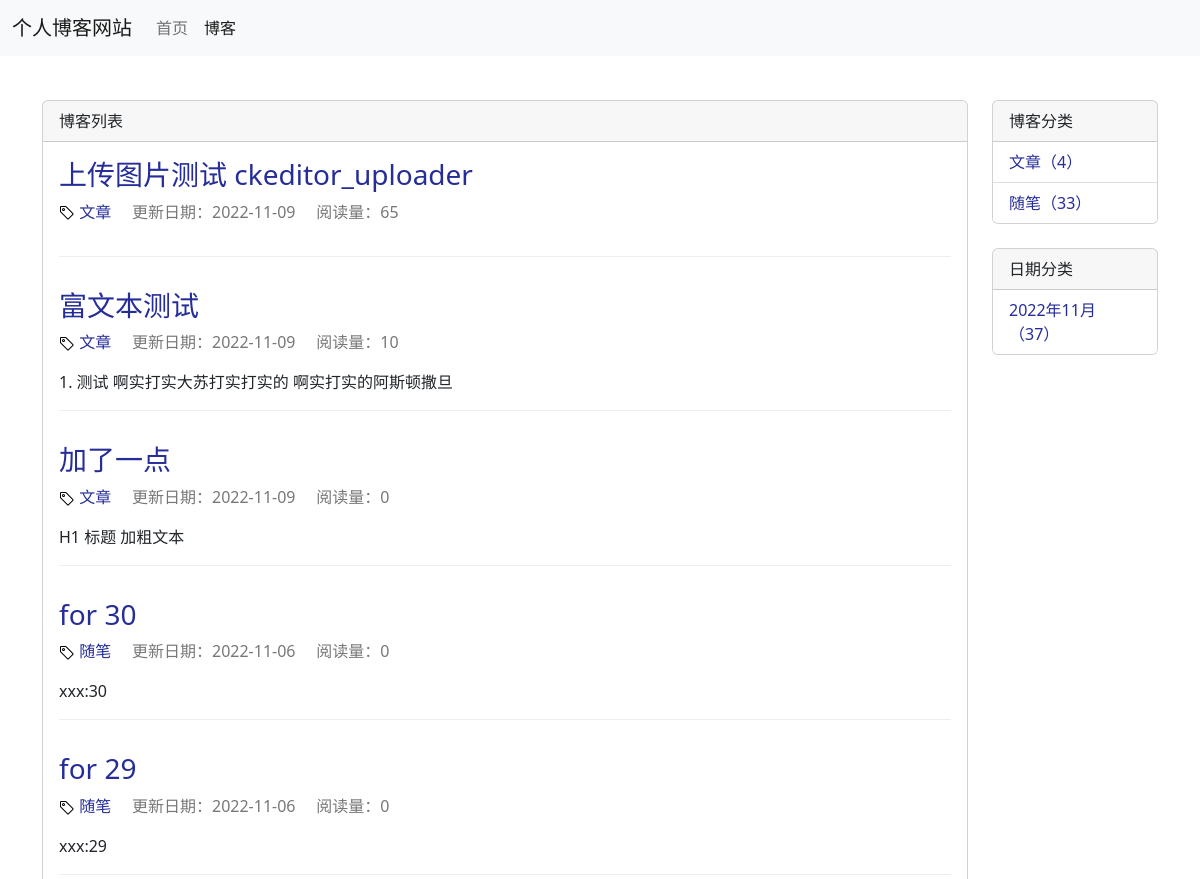
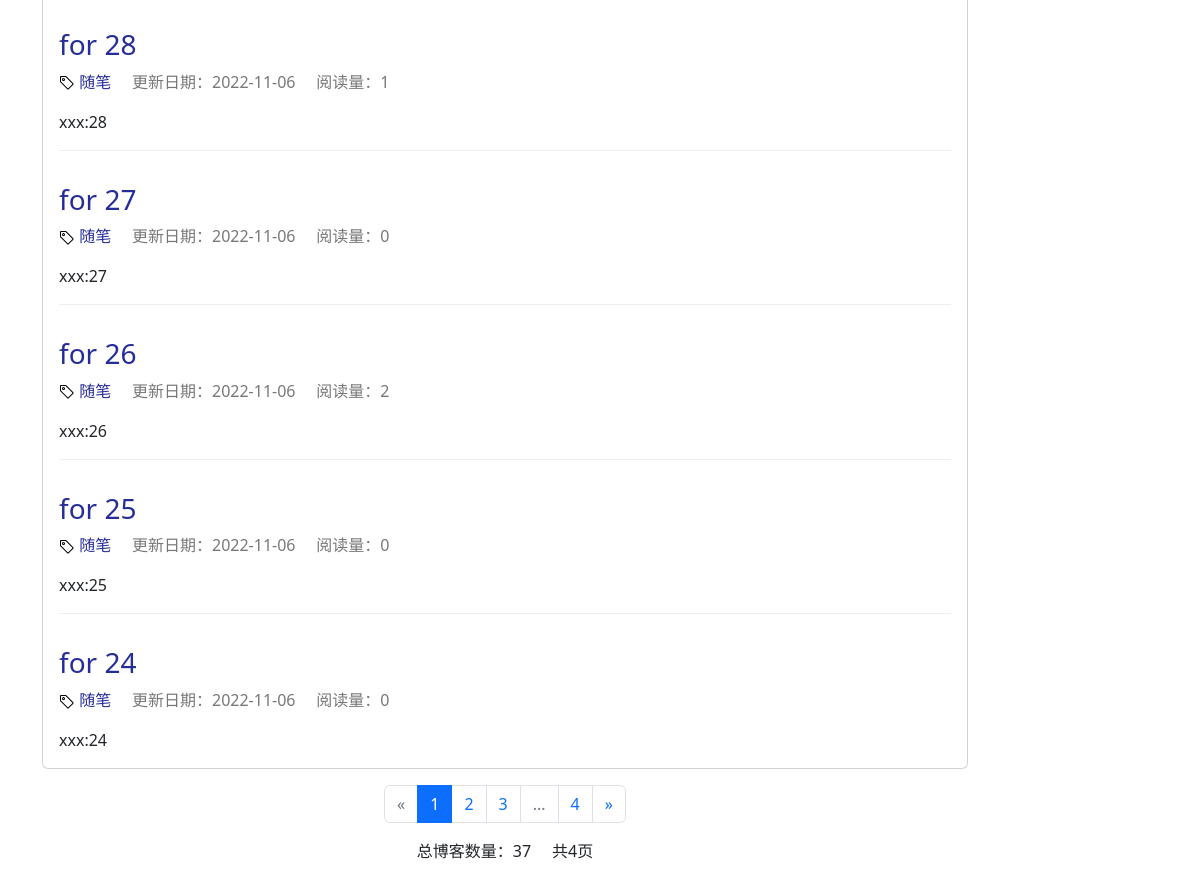
Screenshot of /blog/ with the database file from the repository (2 pictures, top to bottom).
### blog/models.py (models this page shows, shortened)
class Blog(models.Model, ReadNumExpandMethod):
    title = models.CharField(verbose_name='标题', max_length=50)
    blog_type = models.ForeignKey(verbose_name='博客类型', to=BlogType, on_delete=models.DO_NOTHING)
    content = RichTextUploadingField(verbose_name='内容')
    author = models.ForeignKey(verbose_name='作者', to=User, on_delete=models.DO_NOTHING)
    read_details = GenericRelation(ReadDetail)  # 关联模型
    create_time = models.DateTimeField(verbose_name='创建时间', auto_now_add=True)
    last_update_time = models.DateTimeField(verbose_name='最后更新时间', auto_now=True)
    class Meta:
        ordering = ['-create_time']

class BlogType(models.Model):
    type_name = models.CharField(verbose_name='博客类型', max_length=15)
    def __str__(self):
        return self.type_name

### read_statistics/models.py (models this page shows)
class ReadNum(models.Model):
    read_num = models.IntegerField(verbose_name='文章阅读数量', default=0)
    content_type = models.ForeignKey(ContentType, on_delete=models.DO_NOTHING)
    object_id = models.PositiveIntegerField()
    content_object = GenericForeignKey('content_type', 'object_id')

### blog/views.py (the view)
# urls.py: path('', views.blog_list, name='blog_list'),
def blog_list(request):
    blogs_all_list = Blog.objects.all()
    context = get_blog_list_common_data(request, blogs_all_list)
    return render(request, 'blog/blog_list.html', context)

### read_statistics/models.py (called while the page is built)
    def get_read_num(self):
        try:
            ct = ContentType.objects.get_for_model(self)
            read_num = ReadNum.objects.get(content_type=ct, object_id=self.pk).read_num
            return read_num
        except exceptions.ObjectDoesNotExist as e:
            return 0

### blog/templates/blog/blog_list.html (shortened to what this page needs)
{% extends 'base.html' %}
{% load static %}
{% block css_styles01 %}
    <link rel="stylesheet" href="{% static 'css/blog_list.css' %}">
{% endblock %}
{% block nav-blog-active %}active{% endblock %}
{% block content %}
    <div class="container">
        <div class="row">
            <div class="col-sm-8 col-md-9 col-lg-10">
                <div class="card mb-3">
                    <div class="card-header">
                        {% block blog_list_title %}博客列表{% endblock %}
                    </div>
                    <div class="card-body">
                        {% for blog in blogs %}
                            <div class="blog-list">
                                <h3 class="card-title"><a href="{% url 'blog_detail' blog.pk %}">{{ blog.title }}</a>
                                </h3>
                                <p class="blog-list-info">
                                    <img src="{% static 'res/icons/tag.svg' %}" alt="分类"><a
                                        href="{% url 'blogs_with_type' blog.blog_type.pk %}"> {{ blog.blog_type }}</a>
                                    &nbsp;&nbsp;&nbsp;
                                    更新日期：{{ blog.last_update_time|date:'Y-m-d' }}
                                    &nbsp;&nbsp;&nbsp;
                                    阅读量：{{ blog.get_read_num }}
                                </p>
                                <p class="card-text">{{ blog.content|truncatechars:120|striptags }}</p>
                            </div>
                        {% empty %}
                            <div class="blog_list">
                                <h3 class="card-text">暂无博客，敬请期待</h3>
                            </div>
                        {% endfor %}
                    </div>
                </div>
                <div class="paginator">
                    <nav aria-label="Page navigation example">
                        <ul class="pagination justify-content-center">
                            <li class="page-item">
                                {% if page_of_blogs.has_previous %}
                                    <a class="page-link" href="?page={{ page_of_blogs.previous_page_number }}"
                                       aria-label="Previous">
                                        <span aria-hidden="true">&laquo;</span>
                                    </a>
                                {% else %}
                                    <a class="page-link disabled" href="#" aria-label="Previous">
                                        <span aria-hidden="true">&laquo;</span>
                                    </a>
                                {% endif %}
                            </li>
                            {% for page_num in page_range %}
                                <li class="page-item {% if page_num == page_of_blogs.number %}active{% endif %} {% if page_num == '...' %}disabled{% endif %}">
                                    <a class="page-link" href="?page={{ page_num }}">{{ page_num }}</a>
                                </li>
                            {% endfor %}
                            <li class="page-item">
                                {% if page_of_blogs.has_next %}
                                    <a class="page-link" href="?page={{ page_of_blogs.next_page_number }}"
                                       aria-label="Next">
                                        <span aria-hidden="true">&raquo;</span>
                                    </a>
                                {% else %}
                                    <a class="page-link disabled" href="#" aria-label="Next">
                                        <span aria-hidden="true">&raquo;</span>
                                    </a>
                                {% endif %}
                            </li>
                        </ul>
                    </nav>
                </div>
                <div class="count">
                    <p>
                        总博客数量：{{ page_of_blogs.paginator.count }}
                        &nbsp;&nbsp;&nbsp;
                        共{{ page_of_blogs.paginator.num_pages }}页
                    </p>
                </div>
            </div>
            <div class="col-sm-4 col-md-3 col-lg-2">
                <div class="card">
                    <div class="card-header">
                        博客分类
                    </div>
                    <ul class="list-group list-group-flush">
                        {% for blog_type in blog_types %}
                            <li class="list-group-item"><a
                                    href="{% url 'blogs_with_type' blog_type.pk %}">{{ blog_type.type_name }}（{{ blog_type.blog_count }}）</a>
                            </li>
                        {% empty %}
                            <li class="list-group-item">暂无分类</li>
                        {% endfor %}
                    </ul>
                </div>
                <br>
                <div class="card">
                    <div class="card-header">
                        日期分类
                    </div>
                    <ul class="list-group list-group-flush">
                        {% for blog_date, blog_count in blog_dates.items %}
                            <li class="list-group-item"><a
                                    href="{% url 'blogs_with_date' blog_date.year blog_date.month %}">{{ blog_date|date:'Y年m月' }}（{{ blog_count }}）</a>
                            </li>
                        {% empty %}
                            <li class="list-group-item">暂无分类</li>
                        {% endfor %}
                    </ul>
                </div>
            </div>
        </div>
    </div>
{% endblock %}

### templates/base.html (shortened to what this page needs)
{% load static %}
<!doctype html>
<html lang="zh-CN">
<head>
    <link rel="stylesheet" href="{% static 'css/bootstrap/bootstrap.min.css' %}">
    <link rel="stylesheet" href="{% static 'css/base.css' %}">
    {% block css_styles01 %}{% endblock %}
</head>
<body>
<nav class="navbar navbar-expand-lg bg-light fixed-top">
    <div class="container-fluid">
        <a href="{% url 'home' %}" class="navbar-brand">个人博客网站</a>
        <div class="collapse navbar-collapse" id="navbarSupportedContent">
            <ul class=" navbar-nav me-auto mb-2 mb-lg-0">
                <li class="nav-item">
                    <a href="/" class="nav-link {% block nav-home-active %}{% endblock %}">首页</a>
                </li>
                <li class="nav-item">
                    <a href="{% url 'blog_list' %}" class="nav-link {% block nav-blog-active %}{% endblock %}">博客</a>
                </li>
            </ul>
        </div>
    </div>
</nav>
{% block content %}{% endblock %}
</body>
</html>

### static/css/base.css (style rules this page uses)
body { margin-top: 100px; }
a { text-decoration: none; color: #262d99; }

### blog/static/css/blog_list.css (style rules this page uses)
.blog-list:not(:last-child) { margin-bottom: 2rem; padding-bottom: 1rem; border-bottom: 1px solid #eee; }
.blog-list-info { color: #777; }
.count { text-align: center; }

### rows the page displays
Blog: title "上传图片测试 ckeditor_uploader", blog_type "文章", last_update_time "2022-11-09", get_read_num "65"
Blog: title "富文本测试", blog_type "文章", last_update_time "2022-11-09", get_read_num "10", content "1. 测试 啊实打实大苏打实打实的 啊实打实的阿斯顿撒旦"
Blog: title "加了一点", blog_type "文章", last_update_time "2022-11-09", get_read_num "0", content "H1 标题 加粗文本"
Blog: title "for 30", blog_type "随笔", last_update_time "2022-11-06", get_read_num "0", content "xxx:30"
Blog: title "for 29", blog_type "随笔", last_update_time "2022-11-06", get_read_num "0", content "xxx:29"
Blog: title "for 28", blog_type "随笔", last_update_time "2022-11-06", get_read_num "1", content "xxx:28"
Blog: title "for 27", blog_type "随笔", last_update_time "2022-11-06", get_read_num "0", content "xxx:27"
Blog: title "for 26", blog_type "随笔", last_update_time "2022-11-06", get_read_num "2", content "xxx:26"
Blog: title "for 25", blog_type "随笔", last_update_time "2022-11-06", get_read_num "0", content "xxx:25"
Blog: title "for 24", blog_type "随笔", last_update_time "2022-11-06", get_read_num "0", content "xxx:24"
BlogType: type_name "文章", blog_count "4"
BlogType: type_name "随笔", blog_count "33"

### other values shown
{{ page_num }} "1" "2" "3" "..." "4"
{{ page_of_blogs.paginator.count }} "37"
{{ page_of_blogs.paginator.num_pages }} "4"
{{ blog_date|date:'Y年m月' }} "2022年11月"
{{ blog_count }} "37"
